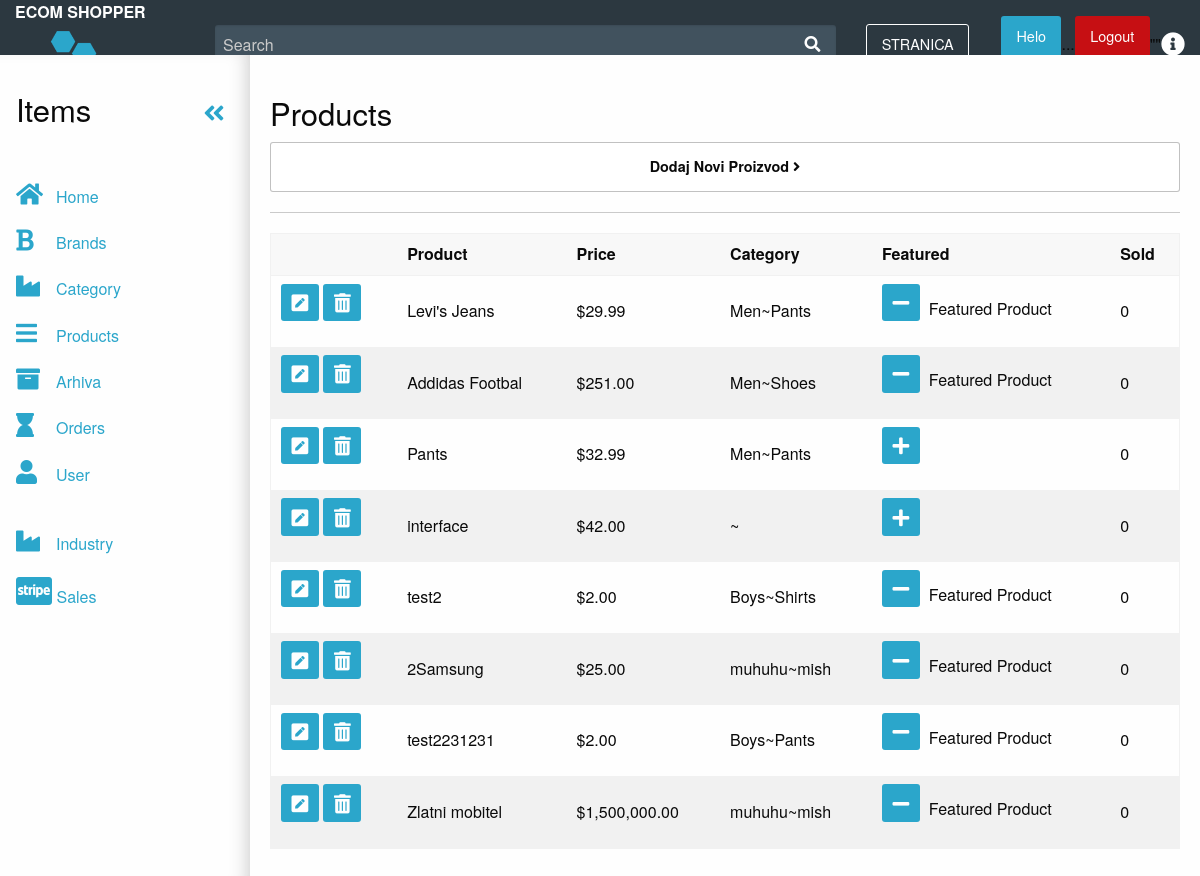
/admin/products.php, run on the app's committed database.
### tables this page shows
CREATE TABLE `products` (
  `id` int(11) NOT NULL,
  `title` varchar(255) NOT NULL,
  `price` decimal(10,2) NOT NULL,
  `list_price` decimal(10,2) NOT NULL,
  `brand` int(11) NOT NULL,
  `categories` varchar(255) NOT NULL,
  `image` text NOT NULL,
  `description` text NOT NULL,
  `featured` tinyint(4) NOT NULL DEFAULT '0',
  `sizes` text NOT NULL,
  `deleted` tinyint(4) NOT NULL DEFAULT '0'
);

### konfiguracija.php (called while the page is built, shortened)
<?php
$putanjaApp = "/E-Shop/";

### admin/products.php (the view, shortened to what this page needs)
<?php
include_once "../konfiguracija.php";
include 'includes/head.php';
$dbpath='';
if(isset($_GET['add']) || isset($_GET['edit'])){
$brandQuery= $veza->prepare("SELECT * FROM brand ORDER BY brand;");
$brandQuery->execute();
$parentQuery =$veza->prepare("SELECT* FROM categories WHERE parent = 0 ORDER BY category;");
$parentQuery->execute();
$title = ((isset($_POST['title']) && $_POST['title'] !='')?sanitize($_POST['title']):'');
$brand = ((isset($_POST['brand']) && !empty($_POST['brand']))?sanitize($_POST['brand']):'');
$parent = ((isset($_POST['parent']) && !empty($_POST['parent']))?sanitize($_POST['parent']):'');
$category = ((isset($_POST['child']))&& !empty ($_POST['child'])?sanitize($_POST['child']): '');
$price = ((isset($_POST['price']) && $_POST['price'] !='')?sanitize($_POST['price']):'');
$list_price = ((isset($_POST['list_price']) && $_POST['list_price'] !='')?sanitize($_POST['list_price']):'');
$description = ((isset($_POST['description']) && $_POST['description'] !='')?sanitize($_POST['description']):'');
$sizes = ((isset($_POST['sizes']) && $_POST['sizes'] !='')?sanitize($_POST['sizes']):'');
$saved_image = '';
if(isset($_GET['edit'])){
    $edit_id = (int)$_GET['edit'];
    $productResults = $veza->prepare("SELECT * FROM products WHERE id = '$edit_id';");
    $productResults->execute();
      $product=$productResults->fetch(PDO::FETCH_ASSOC);
      if (isset($_GET['delete_image'])){
        $imgi = (int)$_GET['imgi'] -0;
        $images = explode(',',$product['image']);
      $image_url = $_SERVER['DOCUMENT_ROOT'].$images[$imgi];
      unlink($image_url);
      unset($images[$imgi]);
      $imageString=implode(',',$images);
      $izrazDel= $veza->prepare("UPDATE products SET image = '{$imageString}'WHERE id = '$edit_id';");
      $izrazDel->execute();
      header('Location: products.php?edit='.$edit_id);
      }
      $category = ((isset($_POST['child']) && $_POST['child'] != '')?sanitize($_POST['child']):$product['categories']);
      $title = ((isset($_POST['title']) && $_POST['title'] != '')?sanitize($_POST['title']):$product['title']);
      $brand = ((isset($_POST['brand']) && $_POST['brand'] != '')?sanitize($_POST['brand']):$product['brand']);
      $parentIzraz = $veza->prepare ("SELECT * FROM categories WHERE id = '$category';");
      $parentIzraz->execute();
      $parentResult=$parentIzraz->fetch(PDO::FETCH_ASSOC);
      $parent = ((isset($_POST['parent']) && $_POST['parent'] != '')?sanitize($_POST['parent']):$parentResult['parent']);
      $price = ((isset($_POST['price']) && $_POST['price'] != '')?sanitize($_POST['price']):$product['price']);
      $list_price = ((isset($_POST['list_price']))?sanitize($_POST['list_price']):$product['list_price']);
      $description = ((isset($_POST['description']))?sanitize($_POST['description']):$product['description']);
      $sizes = ((isset($_POST['sizes']) && $_POST['sizes'] != '')?sanitize($_POST['sizes']):$product['sizes']);
      $saved_image = (($product['image'] !='')?$product['image']:'');
      $dbpath = $saved_image;
     }
if($_POST){
$price = ((isset($_POST['price']) && $_POST['price'] !='')?sanitize($_POST['price']):'');
$list_price = ((isset($_POST['list_price']) && $_POST['list_price'] !='')?sanitize($_POST['list_price']):'');
$description = ((isset($_POST['description']) && $_POST['description'] !='')?sanitize($_POST['description']):'');
$sizes = ((isset($_POST['sizes']) && $_POST['sizes'] !='')?sanitize($_POST['sizes']):'');
$sizes=rtrim($sizes,',');
$saved_image = '' ;
  $erros= array();
  $required = array('title','brand','price','parent','child');
  $allowed = array ('png','jpg','jpeg','gif');
  $uploadPath = array();
  $tmpLoc = array();
   foreach($required as $field){
     if($_POST[$field]==''){
       $errors[]= 'All fields With and Astrisk are required.';
       break;
     }
   }
   $photoCount = count($_FILES['photo']['name']);
   if  ($photoCount > 0) {
      for($i = 0;$i<$photoCount;$i++) {
       $name = $_FILES['photo']['name'][$i];
       $nameArray = explode('.',$name);
       $fileName = $nameArray[0];
       $fileExt = $nameArray[1];
       $mime = explode('/',$_FILES['photo']['type'][$i]);
       $mimeType = $mime[0];
       $mimeExt = $mime[1];
       $tmpLoc[] = $_FILES['photo']['tmp_name'][$i];
       $fileSize = $photo['photo']['size'][$i];
       $uploadName = md5(microtime().$i).'.'.$fileExt;
       $uploadPath[] = BASEURL.'images/products/'.$uploadName;
       if($i != 0){
         $dbpath .= ',';
       }
       $dbpath .= '/E-Shop/images/products/'.$uploadName;
       if ($mimeType != 'image') {
          $errors [] ='The file must be an image.' ;
           }
           if (!in_array($fileExt, $allowed)) {
             $errors[] = 'The file extension must be a png,jpg,jpeg, or gif.';
           }
           if($fileSize > 15000000){
             $errors[] = 'The file size must be under 15MB.';
           }
           if ($fileExt != $mimeExt && ($mimeExt == 'jpg' && $fileExt != 'jpg')) {
                $errors [] = 'File extension does not match the file.';
         }
       }
     }
       if (!empty($errors)){
         echo display_errors($errors);
       } else {
         if($photoCount >0){
         for ($i= 0;$i<$photoCount;$i++){
             move_uploaded_file($tmpLoc[$i],$uploadPath[$i]);
           }
         }
           $insertSql=$veza->prepare("INSERT INTO products (`title`,`price`,`list_price`,`brand`,`categories`,`sizes`,`image`,`description`)
           VALUES ('$title','$price','$list_price','$brand','$category','$sizes','$dbpath','$description');");
           if(isset($_GET['edit'])){
           $insertSql = $veza->prepare("UPDATE products SET title = '$title',price='$price',list_price ='$list_price',
           brand= '$brand',categories='$category',sizes='$sizes',image='$dbpath', description= '$description'
           WHERE id='$edit_id';");
      }
       $insertSql->execute();
       header('Location: products.php');
   }
}
?>
<h2 class ="text-center"><?=((isset($_GET['edit']))?'Edit':'Add A New');?> Product</h2><hr>
<form action ="products.php?<?=((isset($_GET['edit']))?'edit='.$edit_id:'add=1');?>" method="POST" enctype="multipart/form-data" >
  <div class="row">
   <div class="small-6 large-6 columns ">
     <label for="title">Title*:
        <input type="text" name="title" class="former" id="title" placeholder="large-12.columns" value="<?=$title;?>"/>
      </label>
    </div>
    <div class="small-6 large-6 columns">
       <label for="brand">Brand*: </label>
       <select class="form-group" id="brand" name="brand">
            <option value=""<?=(($brand=='')?' selected':'');?>></option>
            <?php  while ($_brand= $brandQuery->fetch(PDO::FETCH_ASSOC)): ?>
          <option value="<?=$_brand['id'];?>"<?=(($brand== $_brand ['id'])?' selected':'');?>><?=$_brand['brand'];?></option>
          <?php endwhile; ?>
       </select>
</div>
    <div class="small-6 large-6 columns ">
      <label for="parent">Parent Category*:
         <select class="form-group" id="parent" name="parent">
         <option value =""<?=(($parent== '')?' selected':'');?>></option>
         <?php while($_parent = $parentQuery->fetch(PDO::FETCH_ASSOC)): ?>
           <option value="<?=$_parent['id'];?>"<?=(($parent == $_parent['id'])?' selected':'');?>><?=$_parent['category'];?></option>
         <?php endwhile; ?>
       </label>
       </select>
     </div>
     <div class="small-6 large-6 columns">
       <label for="child">Child Category:*</label>
   			<select id="child" name="child" class="form-control">
   </select>
     </div>
       <div class="small-6 large-4 columns ">
       <label for="price">Price*: </label>
       <input type="text" id="price" name="price" class="form-control" value="<?=$price;?>">
 </div>
 <div class="small-6 large-4 columns ">
 <label for="list_price">List Price: </label>
 <input type="text" id="list_price" name="list_price" class="form-control" value="<?=$list_price;?>">
</div>
<div class="small-6 large-4 columns ">
  <label>Quantity & Sizes*: </label>
 <button class="button" id="kol">Quantity & Sizes</button>
</div>
<div class="small-6 large-4 columns ">
<label for ="sizes">Sizes & Qty Preview</label>
<input type="text" class="form-control" name="size" id="sizes" value="<?=$sizes;?>"readonly>
</div>
<div class="small-12 large-4 columns ">
  <?php if($saved_image != ''):?>
    <?php
      $imgi = 1;
      $images = explode(',',$saved_image); ?>
      <?php foreach($images as $image) : ?>
        <br>
    <div class="saved-image columns medium-6" >
       <img src="<?=$image;?>"alt="saved image"/><br><br>
        <a href="products.php?delete_image=1&edit=<?=$edit_id;?>&imgi=<?$imgi;?>" class="button label alert">Delete Image</a>
     </div>
  <?php
         $imgi++;
endforeach;?>
<?php else: ?>
   <label for="photo">Product Photo:</label>
 <input type="file" name="photo[]" id="photo" class="form-control" multiple>
<?php endif;?>
</div>
<div class="small-12 large-4 columns">
  <label for ="description">Description:</label>
  <textarea id="description" name="description" class="form-control" rows="6"><?=$description;?></textarea>
</div>
<a href="products.php" class="button">Cancel</a>
<div class="small-6 large-3 columns ">
<input type="submit" value="<?=((isset($_GET['edit']))?'Edit':'Add');?> Product" class="button  " >
</div>
<input type="hidden" name="qtyandsizes" id="qtyandsizes" />
</form>
<div class="reveal" id="sizesModal" data-reveal data-animation-in="fade-in" data-options="closeOnClick:false;closeOnEsc:false;"  data-animation-out="fade-out" >
<label for ="">Sizes & Qty</label>
<div class="row">
  <?php for($i=1;$i<=12;$i++): ?>
       <div class="small-4 medium-4 columns ">
          <label for= "size_<?=$i;?>">Size:</label>
          <input type="text"  id="size_<?=$i;?>" value ="<?=((!empty($sArray[$i-1]))?$sArray[$i-1]:'');?>">
       </div>
        <div class="small-2 medium-2 columns ">
           <label for= "qty_<?=$i;?>">Quantity:</label>
           <input type="number"  id="qty_<?=$i;?>" value ="" min="0">
       </div>
  <?php endfor; ?>
</div>
  <button class="close-button" data-close aria-label="Close reveal" type="button">
    <span aria-hidden="true">&times;</span>
</button>
  <button class="button"  id="saveChangesSizes"> Save Changes
   </button>
</div>
<?php }else{
$format = new NumberFormatter("en_US",NumberFormatter::CURRENCY);
$izraz = $veza->prepare("SELECT * FROM products WHERE deleted = 0;");
$presults= $izraz->execute();
?>
<div class="app-dashboard shrink-medium">
  <div class="row expanded app-dashboard-top-nav-bar">
    <div class="columns medium-2">
      <a class="app-dashboard-logo" data-toggle="app-dashboard-sidebar">ECOM shopper</a>
      <h3 class="site-logo"data-toggle="app-dashboard-sidebar">  <a href="index.php"><img src="<?php echo $putanjaApp;?>logo/sign.png"></a></h3>
    </div>
    <div class="columns show-for-medium">
      <div class="app-dashboard-search-bar-container">
        <input class="app-dashboard-search" type="search" placeholder="Search">
        <i class="app-dashboard-search-icon fa fa-search"></i>
      </div>
    </div>
    <div class="columns shrink app-dashboard-top-bar-actions">
    <a href="../index.php">   <button  class="button hollow">STRANICA</button>
      <a href="#" class="button" >Helo <?=$user_data['first'];?></a> ...
          <a href="logout.php" class="button alert" >Logout</a> ""
      <a href="#" height="30" width="30" alt=""><i class="fa fa-info-circle"></i></a>
    </div>
  </div>
  <div class="app-dashboard-body off-canvas-wrapper">
    <div id="app-dashboard-sidebar" class="app-dashboard-sidebar position-left off-canvas off-canvas-absolute reveal-for-medium" data-off-canvas>
      <div class="app-dashboard-sidebar-title-area">
        <div class="app-dashboard-close-sidebar">
          <h3 class="app-dashboard-sidebar-block-title">Items</h3>
          <button id="close-sidebar" data-app-dashboard-toggle-shrink class="app-dashboard-sidebar-close-button show-for-medium" aria-label="Close menu" type="button">
            <span aria-hidden="true"><a href="#"><i class="large fa fa-angle-double-left"></i></a></span>
          </button>
        </div>
      </div>
      <div class="app-dashboard-sidebar-inner">
        <ul class="menu vertical">
          <li><a href="index.php" class="is-active">
            <i class="large fa fa-home"></i><span class="app-dashboard-sidebar-text">Home</span>
          </a></li>
          <li><a href="brands.php" class="is-active">
            <i class="large fa fa-bold"></i><span class="app-dashboard-sidebar-text">Brands</span>
          </a></li>
          <li><a href="categories.php">
            <i class="large fa fa-industry"></i><span class="app-dashboard-sidebar-text">Category</span>
          </a></li>
          <li><a href="products.php" class="is-active">
            <i class="large fa fa-bars"></i><span class="app-dashboard-sidebar-text">Products</span>
          </a></li>
          <li><a href="archived.php">
            <i class="large fa fa-archive"></i><span class="app-dashboard-sidebar-text">Arhiva</span>
          </a></li>
          <li><a href="orders.php">
            <i class="large fa fa-hourglass"></i><span class="app-dashboard-sidebar-text">Orders</span>
          </a></li>
          <li><a href="users.php" class="is-active">
              <i class="large fa fa-user"></i><span class="app-dashboard-sidebar-text">User</span>
          </a></li>
          <li><a>
          </a></li>
          <li><a href="industry.php">
            <i class="large fa fa-industry"></i><span class="app-dashboard-sidebar-text">Industry</span>
          </a></li>
          <li><a href="sales.php" class="is-active">
              <i class="fab fa-cc-stripe fa-2x"></i><span class="app-dashboard-sidebar-text"> Sales</span>
          </a></li>
        </ul>
      </div>
    </div>
    <div class="app-dashboard-body-content off-canvas-content" data-off-canvas-content>
      <h3 class="text">Products</h2>
      <center><a href="products.php?add=1" class="button expanded float-center callout clearfix" id=""><strong>Dodaj Novi Proizvod </strong> <i class="fas fa-angle-right "></i></a>
      <hr>
<table class="table">
  <thead>
    <tr>
      <th></th>
      <th>Product</th>
      <th>Price</th>
      <th>Category</th>
      <th>Featured</th>
      <th>Sold</th>
    </tr>
  </thead>
  <tbody>
     <?php   while ($product = $izraz->fetch(PDO::FETCH_ASSOC)):
             $childId = $product['categories'];
              $catSql = $veza->prepare("SELECT * FROM categories WHERE id='$childId';");
              $result= $catSql->execute();
              $child = $catSql->fetch(PDO::FETCH_ASSOC);
              $parentId = $child['parent'];
                $parentSql = $veza->prepare("SELECT * FROM categories WHERE id='$parentId';");
                $parentSql->execute();
                $parent =$parentSql->fetch(PDO::FETCH_ASSOC);
                $category = $parent['category'].'~'.$child['category'];
       ?>
           <tr>
              <td>
                   <a href="products.php?edit=<?=$product['id'];?>" class ="button tiny"><i class="fas fa-pen-square fa-2x"></i></a>
                   <a href="products.php?delete=<?=$product['id'];?>" class ="button tiny"><i class="fas fa-trash-alt fa-2x"></i></a>
              </td>
              <td><?=$product['title'];?></td>
              <td><?php echo $format->format ($product['price']); ?></td>
              <td><?php echo $category;?></td>
              <td><a href="products.php?featured=<?=(($product['featured']== 0)?'1':'0');?>&id=<?=$product['id'];?>"
                class ="button tiny"><i class="fas fa-<?=(($product['featured']==1)?'minus':'plus');?> fa-2x " ></i>
              </a>&nbsp <?=(($product['featured']==1)?'Featured Product': '');?></td>
              <td>0</td>
           </tr>
     <?php endwhile; ?>
  </tbody>
</table>
<?php  }?>

### data on the page
products: title "Levi's Jeans", price "$29.99", category "Men~Pants", featured 1 (drawn)
products: title "Addidas Footbal", price "$251.00", category "Men~Shoes", featured 1 (drawn)
products: title "Pants", price "$32.99", category "Men~Pants", featured 0 (drawn)
products: title "interface", price "$42.00", category "~", featured 0 (drawn)
products: title "test2", price "$2.00", category "Boys~Shirts", featured 1 (drawn)
products: title "2Samsung", price "$25.00", category "muhuhu~mish", featured 1 (drawn)
products: title "test2231231", price "$2.00", category "Boys~Pants", featured 1 (drawn)
products: title "Zlatni mobitel", price "$1,500,000.00", category "muhuhu~mish", featured 1 (drawn)
